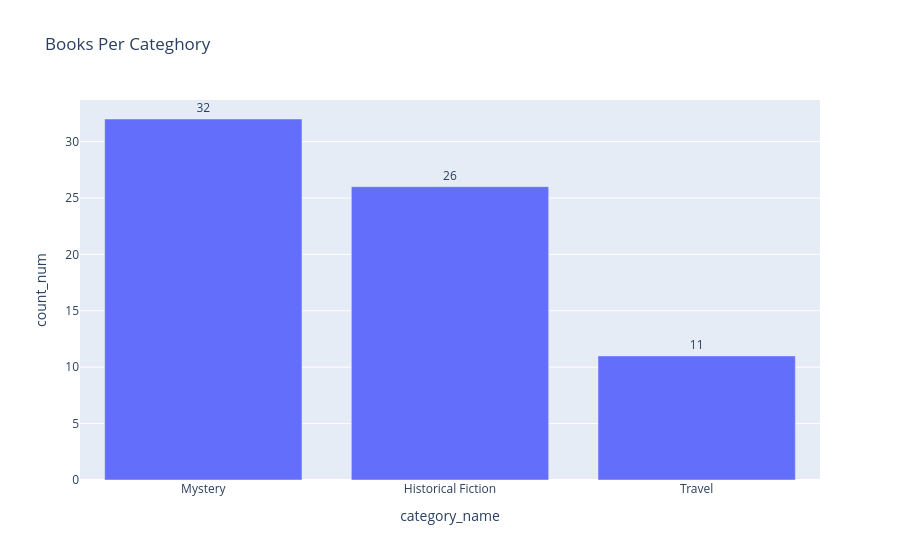

Notebook code for this chart:
### Code cell
cat_cnt = df["category"].value_counts().reset_index()
cat_cnt.columns = ["category_name", "count_num"]


fig = px.bar(
    cat_cnt,
    x="category_name",
    y="count_num",
    text= "count_num",
    title = "Books Per Categhory"
)

fig.update_traces(textposition="outside")

fig.show()

### Figure 1 — Plotly figure (JSON) as saved in the notebook; plotly's stock layout.template omitted (floating-point values rounded to 4 significant figures)
{"data": [{"alignmentgroup": "True", "hovertemplate": "category_name=%{x}<br>count_num=%{text}<extra></extra>", "legendgroup": "", "marker": {"color": "#636efa", "pattern": {"shape": ""}}, "name": "", "offsetgroup": "", "orientation": "v", "showlegend": false, "text": [32, 26, 11], "textposition": "outside", "type": "bar", "x": ["Mystery", "Historical Fiction", "Travel"], "xaxis": "x", "y": [32, 26, 11], "yaxis": "y"}], "layout": {"barmode": "relative", "legend": {"tracegroupgap": 0}, "title": {"text": "Books Per Categhory"}, "xaxis": {"anchor": "y", "domain": [0, 1], "title": {"text": "category_name"}}, "yaxis": {"anchor": "x", "domain": [0, 1], "title": {"text": "count_num"}}}}
